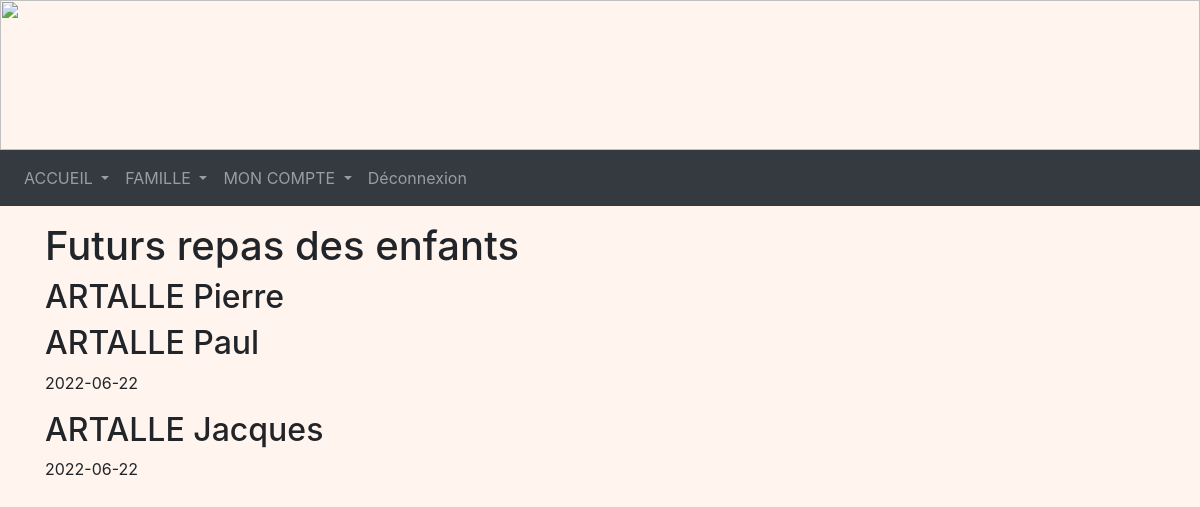
The app's page /repas (signed in), older data.
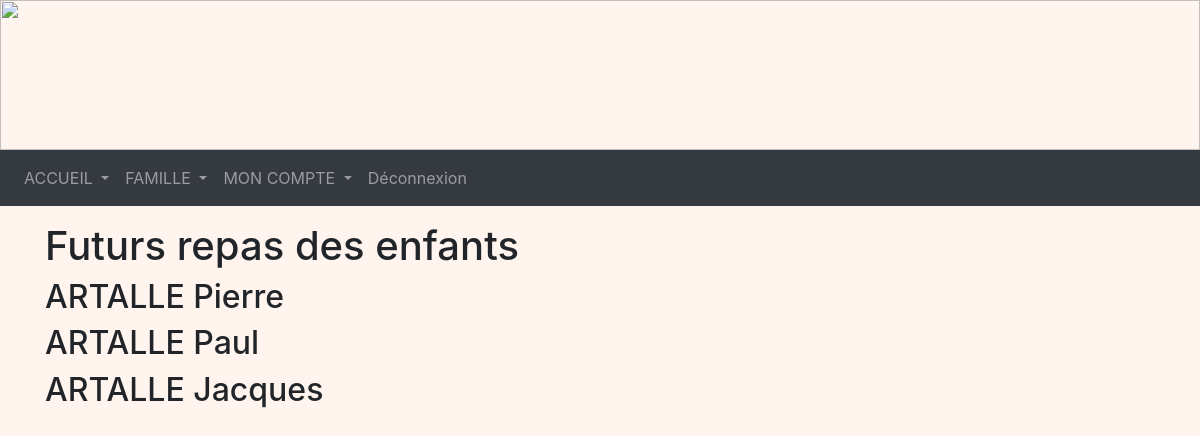
The same page, newer data.
### tables this page shows
CREATE TABLE Enfant (
  code_enfant integer primary key autoincrement,
  nom_enfant TEXT NOT NULL,
  prenom_enfant TEXT NOT NULL,
  code_tarif integer NOT NULL,
  code_classe integer NOT NULL,
  code_representant integer NOT NULL,
  code_formule integer NOT NULL,
  FOREIGN KEY (code_tarif) REFERENCES Tarif(code_tarif),
  FOREIGN KEY (code_classe) REFERENCES Classe(code_classe),
  FOREIGN KEY (code_representant) REFERENCES Representant(code_representant)
  FOREIGN KEY (code_formule) REFERENCES Formule(code_formule)
);

CREATE TABLE Repas (
  code_repas integer primary key autoincrement,
  date_repas date NOT NULL,
  code_enfant integer NOT NULL,
  FOREIGN KEY (code_enfant) REFERENCES Enfant(code_enfant)
);

### representant.py (the view)
@app.route('/repas', methods = ["GET"])
@login_required
def repas():
    db = get_db()
    cur = db.cursor()
    code_rep = cur.execute("SELECT code_representant FROM Representant WHERE identifiant = ?", (flask_login.current_user.name, )).fetchone()
    enfants = cur.execute("SELECT * FROM Enfant WHERE code_representant = ?", (code_rep[0], )).fetchall()
    repas = []
    now = datetime.datetime.today().strftime('%Y-%m-%d')
    for enfant in enfants:
        repas.append(cur.execute("SELECT * FROM Repas WHERE code_enfant = ? AND date_repas >= ?", (enfant[0], now, )).fetchall())
    return render_template('R_repas.html', enfants = enfants, repas = repas)

### main.py (called while the page is built)
@login_manager.user_loader
def load_user(user_id):
    db = get_db()
    cur = db.cursor()
    user = cur.execute('SELECT identifiant, mot_de_passe FROM Compte WHERE identifiant=?', (user_id, )).fetchone()
    user = User(user[0], user[1])
    return user

def get_db():
    if 'db' not in g:
        g.db = sqlite3.connect(DATABASE)
    return g.db

@app.teardown_appcontext
def close_connection(exception):
    db = g.pop('db', None)
    if db is not None:
        db.close()

### templates/R_repas.html (shortened to what this page needs)
<!DOCTYPE html>
<html>
<head>
    <link rel="stylesheet" href="https://cdn.jsdelivr.net/npm/bootstrap@4.3.1/dist/css/bootstrap.min.css"
>
    <link rel="stylesheet" href="/static/css/main.css">
</head>
</head>
<body>
    <img style="width: 100%; height: 150px;"
        src="https://www.logarric.com/wp-content/uploads/2014/06/calendreta-lo-garric3.png" alt="">
    <nav class="navbar navbar-expand-lg navbar-dark bg-dark">
        <div class="collapse navbar-collapse" id="navbarNavDropdown">
            <ul class="navbar-nav">
                <li class="nav-item dropdown">
                    <a class="nav-link dropdown-toggle" href="#" id="navbarDropdownMenuLink" role="button"
                        data-bs-toggle="dropdown" aria-expanded="false">
                        ACCUEIL
                    </a>
                </li>
                <li class="nav-item dropdown">
                    <a class="nav-link dropdown-toggle" href="#" id="navbarDropdownMenuLink" role="button"
                        data-bs-toggle="dropdown" aria-expanded="false">
                        FAMILLE
                    </a>
                </li>
                <li class="nav-item dropdown">
                    <a class="nav-link dropdown-toggle" href="#" id="navbarDropdownMenuLink" role="button"
                        data-bs-toggle="dropdown" aria-expanded="false">
                        MON COMPTE
                    </a>
                </li>
                <li class="nav-item float-right">
                    <a class="nav-link" btn-outline-success href="/deconnexion">Déconnexion</a>
                </li>
            </ul>
        </div>
    </nav>
    <div class="container mt-3 mb-3">
        <h1>Futurs repas des enfants</h1>
        {% for enfant in enfants %}
            <h2>{{ enfant[1] }} {{ enfant[2] }}</h2>
            {% for repa in repas %}
             {% if repa[0] %}
                {% if repa[0][2] == enfant[0] %}
                    <p>{{ repa[0][1] }}</p>
                {% endif %}
                {% endif %}
            {% endfor %}
        {% endfor %}
    </div>
</body>
</html>

Row changes from the older to the newer data that the page shows:
removed Repas: date_repas "2022-06-22", shown under Enfant "Paul"
removed Repas: date_repas "2022-06-22", shown under Enfant "Jacques"
